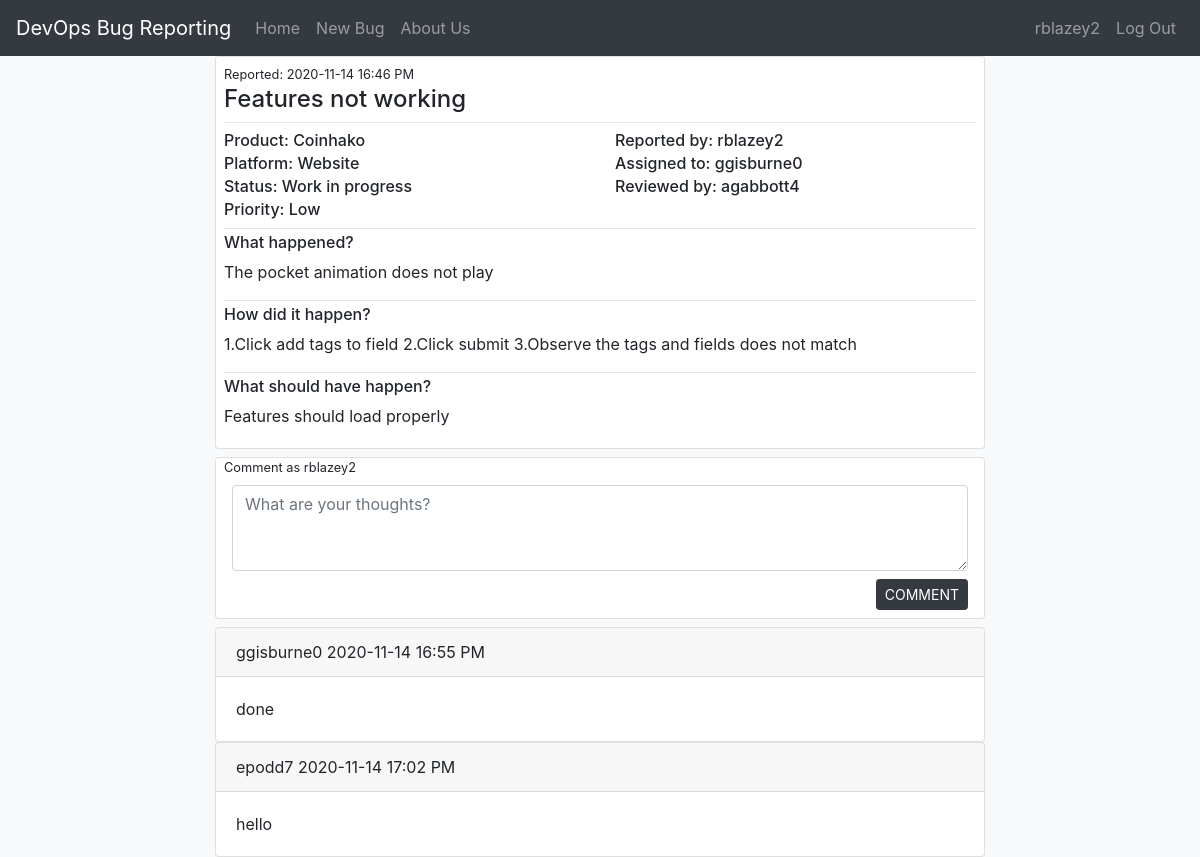
/bug/1 (signed in), run on the app's committed database.
### devops/models.py (models this page shows, shortened)
class User(db.Model, UserMixin):
    id = db.Column(db.Integer, primary_key=True)
    username = db.Column(db.String(20), unique=True, nullable=False)
    email = db.Column(db.String(120), unique=True, nullable=False)
    password = db.Column(db.String(60), nullable=False)
    role = db.Column(db.String(20), nullable=False)
    bugs = db.relationship('Bug', primaryjoin="User.id==Bug.user_id", backref="author")
    assigned_to = db.relationship('Bug', primaryjoin="User.id==Bug.developer_id", backref="assigned_to")
    reviewed_by = db.relationship('Bug', primaryjoin="User.id==Bug.reviewer_id", backref="reviewed_by")

class Bug(db.Model):
    id = db.Column(db.Integer, primary_key=True)
    summary = db.Column(db.String(200), nullable=False)
    date_posted = db.Column(db.DateTime, nullable=False, default=local_time(datetime.utcnow()))
    product = db.Column(db.String(50), nullable=False)
    platform = db.Column(db.String(50), nullable=False)
    whatHappen = db.Column(db.Text, nullable=False)
    howHappen = db.Column(db.Text, nullable=False)
    shouldHappen = db.Column(db.Text, nullable=False)
    status = db.Column(db.String(20), nullable=False)
    priority = db.Column(db.String(10), nullable=False)
    user_id = db.Column(db.Integer, db.ForeignKey('user.id'), nullable=False)
    developer_id = db.Column(db.Integer, db.ForeignKey('user.id'), nullable=True)
    reviewer_id = db.Column(db.Integer, db.ForeignKey('user.id'), nullable=True)
    user = db.relationship("User", foreign_keys=[user_id])
    developer = db.relationship("User", foreign_keys=[developer_id])
    reviewer = db.relationship("User", foreign_keys=[reviewer_id])
    comments = db.relationship('Comment', primaryjoin="Bug.id==Comment.bug_id", backref="Comment")

class Comment(db.Model):
    id = db.Column(db.Integer, primary_key=True)
    comment = db.Column(db.Text, nullable=False)
    bug_id = db.Column(db.Integer, db.ForeignKey('bug.id'), nullable=False)
    username = db.Column(db.String(20), nullable=False)
    date_posted = db.Column(db.DateTime, nullable=False, default=local_time(datetime.utcnow()))
    bug = db.relationship("Bug", foreign_keys=[bug_id])

### devops/routes.py (the view)
@app.route("/bug/<int:bug_id>")
@login_required
def bug(bug_id):
    bug = Bug.query.get_or_404(bug_id)
    comments = Comment.query.filter_by(bug_id=bug_id).all()
    return render_template('content/bug.html', title=bug.summary, bug=bug, comments=comments)

### devops/models.py (called while the page is built)
@login_manager.user_loader
def load_user(user_id):
   return User.query.get(int(user_id))

### devops/templates/content/bug.html (shortened to what this page needs)
{% extends "layout.html" %}
{% block content %}
<body class="bg-light">
    <div class="col-md-8 mx-auto">
      <div class="card">
        <div class="mx-2 my-1">
          <small>Reported: {{ bug.date_posted.strftime('%Y-%m-%d %H:%M %p') }}</small>
          <h4>{{ bug.summary }}</h4>
          <hr class="mx-0 my-1"></hr>
          <div class="row">
            <div class="col-md-6">
              <div><h6 class="mx-0 my-1">Product: {{ bug.product }}</h6></div>
              <div><h6 class="mx-0 my-1">Platform: {{ bug.platform }}</h6></div>
              <div><h6 class="mx-0 my-1">Status: {{ bug.status }}</h6></div>
              <div><h6 class="mx-0 my-1">Priority: {{ bug.priority }}</h6></div>
            </div>
            <div class="col-md-6">
              <div><h6 class="mx-0 my-1">Reported by: {{ bug.author.username }}</h6></div>
              <div><h6 class="mx-0 my-1">Assigned to: {{ bug.assigned_to.username }}</h6></div>
              <div><h6 class="mx-0 my-1">Reviewed by: {{ bug.reviewed_by.username }}</h6></div>
            </div>
          </div>
          <hr class="mx-0 my-1"></hr>
          <h6>What happened?</h6>
          <p> {{  bug.whatHappen }} </p>
          <hr class="mx-0 my-1"></hr>
          <h6>How did it happen?</h6>
          <p> {{  bug.howHappen }} </p>
          <hr class="mx-0 my-1"></hr>
          <h6>What should have happen?</h6>
          <p> {{  bug.shouldHappen }} </p>
        </div>
      </div>
      <div class="card my-2">
        <small class="mx-2">Comment as {{ current_user.username }}</small>
        <div class="mx-2 my-1">
          <form action="{{ url_for('post_comment', bug_id=bug.id) }}" method="POST">
            <div class="form-group mx-2 my-1">
              <textarea class="form-control" name="comment" id="comment" placeholder="What are your thoughts?" rows="3"></textarea>
            </div>
            <div class="pull-right mr-2 my-1">
              <input class="btn btn-dark btn-sm" type="submit" value="COMMENT">
            </div>
          </form>
        </div>
      </div>
      {% for comment in comments %}
      <div class="card">
        <div class="card-header">
          {{ comment.username }}
          {{ comment.date_posted.strftime('%Y-%m-%d %H:%M %p') }}
        </div>
        <div class="card-body">
          {{ comment.comment }}
        </div>
      </div>
      {% endfor %}
    </div>
</body>
{% endblock content %}

### devops/templates/layout.html (shortened to what this page needs)
<!DOCTYPE html>
<html>
<head>
    <link rel="stylesheet" type="text/css" href="{{ url_for('static', filename='css/bootstrap.min.css') }}">
    <link rel="stylesheet" href="https://cdnjs.cloudflare.com/ajax/libs/font-awesome/4.7.0/css/font-awesome.min.css">
    <link rel="stylesheet" href="https://cdn.datatables.net/1.10.22/js/dataTables.bootstrap4.min.js">
    <link rel="stylesheet" href="https://cdn.datatables.net/1.10.22/css/dataTables.bootstrap4.min.css">
</head>
<body>
  <header class="site-header">
    <nav class="navbar navbar-expand-md navbar-dark bg-dark">
        <a class="navbar-brand" href="/">DevOps Bug Reporting</a>
        <div class="collapse navbar-collapse" id="navbarsExample02">
          <div class="navbar-nav mr-auto">
            <a class="nav-item nav-link" href="{{ url_for('home') }}">Home</a>
            <a class="nav-item nav-link" href="{{ url_for('newbug') }}">New Bug</a>
            <a class="nav-item nav-link" href="{{ url_for('aboutus') }}">About Us</a>
          </div>
          <div class="navbar-nav">
            {% if current_user.is_authenticated %}
            <a class="nav-item nav-link" href="#">{{ current_user.username }}</a>
            <a class="nav-item nav-link" href="{{ url_for('logout') }}">Log Out</a>
            {% else %}
            <a class="nav-item nav-link" href="{{ url_for('register') }}">Register</a>
            <a class="nav-item nav-link" href="{{ url_for('login') }}">Log In</a>
            {% endif %}
          </div>
        </div>
    </nav>
  </header>
  <main role="main">
    {% block content %}{% endblock %}
  </main>
</body>
</html>

### data on the page
User: username "rblazey2", author.username "rblazey2"
Bug: date_posted "2020-11-14 16:46 PM", summary "Features not working", product "Coinhako", platform "Website", status "Work in progress", priority "Low", whatHappen "The pocket animation does not play", howHappen "1.Click add tags to field 2.Click submit 3.Observe the tags and fields does not match", shouldHappen "Features should load properly"
User: assigned_to.username "ggisburne0"
User: reviewed_by.username "agabbott4"
Comment: username "ggisburne0", date_posted "2020-11-14 16:55 PM", comment "done"
Comment: username "epodd7", date_posted "2020-11-14 17:02 PM", comment "hello"
